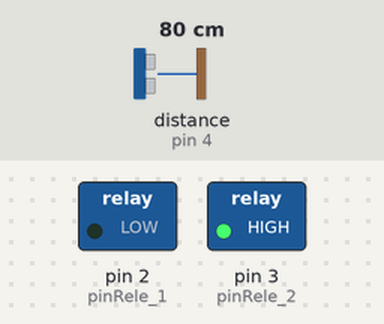
Bench run of a program on a simulated Arduino Nano, built with avr-gcc and run on an emulated ATmega328P. On the bench: switched loads named in the program (green lamp = pin HIGH). Wiring (inferred from the names in the program): ultrasonic range finder: trigger pin 5; echo pin 4. Inputs (shaded band) come from the test bench; at power-on: distance to the obstacle (sensor on pin 4) 80 cm. The echo pulse lasts 58.3 µs per cm; pins used as bus, display or sensor lines are not drawn; what the program prints to the serial monitor is not drawn.

Above: at 0.1 s.
At 0.6 s:
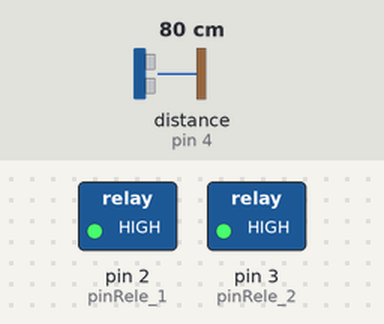
Timing chart, 0 to 2.1 s (numbered marks = the images above):
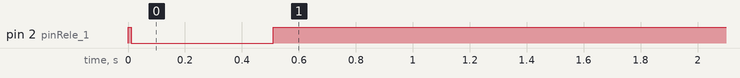

The program:

main.cpp
```cpp
#include <Arduino.h>

#define pinEcho 4
#define pinTrig 5
#define pinRele_1 2
#define pinRele_2 3

#define ON LOW
#define OFF HIGH

#define distanciaTrig 60

unsigned long timeSaved = 0;
long distAnt[3];

bool flag = true;
#include "funciones.h"

void setup()
{
  pinMode(pinTrig, OUTPUT);
  pinMode(pinEcho, INPUT);
  pinMode(pinRele_1, OUTPUT);
  digitalWrite(pinRele_1, OFF);
  pinMode(pinRele_2, OUTPUT);
  digitalWrite(pinRele_2, OFF);

  timeSaved = millis();
  Serial.begin(9600);
  lect_Ultrasonico();
}

void loop()
{

  if (lect_Ultrasonico() < distanciaTrig)
  {
    timeSaved = millis();
    if (flag == true)
    {
      on();
      flag = false;
    }
  }
  // Serial.println((((millis()-timeSaved)/1000)));

  if (((millis() - timeSaved) / 1000) >= 25)
  {
    if (flag == false)
    {
      off();
      flag = true;
    }
  }

  if (timeSaved > millis())
  {
    timeSaved = millis();
  }
}
```

funciones.h
```cpp
int distancia_filtrado = 0;
int adc_raw = 0;
#define alpha 0.03   //Alpha
#define pin PA7      //Pin de lectura


//Funcion de lectura
long lect_Ultrasonico()
{
    long duracion, distancia;

    /* Hacer el disparo */
    digitalWrite(pinTrig, LOW);
    delayMicroseconds(2);
    digitalWrite(pinTrig, HIGH); // Flanco ascendente
    delayMicroseconds(10);       // Duracion del pulso
    digitalWrite(pinTrig, LOW);  // Flanco descendente

    /* Recepcion del eco de respuesta */
    duracion = pulseIn(pinEcho, HIGH);

    /* Calculo de la distancia efectiva */
    distancia = (duracion / 2) / 29;
    if (distancia > 500)
    {
        distancia = 500;
    }

    adc_raw = distancia;
   distancia_filtrado = (alpha*adc_raw) + ((1-alpha)*distancia_filtrado);

    Serial.println(distancia_filtrado);
    return distancia_filtrado;
}

void on()
{
    digitalWrite(pinRele_1, ON);
    delay(500);
    digitalWrite(pinRele_1, OFF);
    delay(500);
}

void off()
{
    digitalWrite(pinRele_2, ON);
    delay(500);
    digitalWrite(pinRele_2, OFF);
    delay(500);
}
```

Measured:
- by itself, pin 2 (pinRele_1): HIGH → LOW at 0.01 s, → HIGH 0.50 s later
